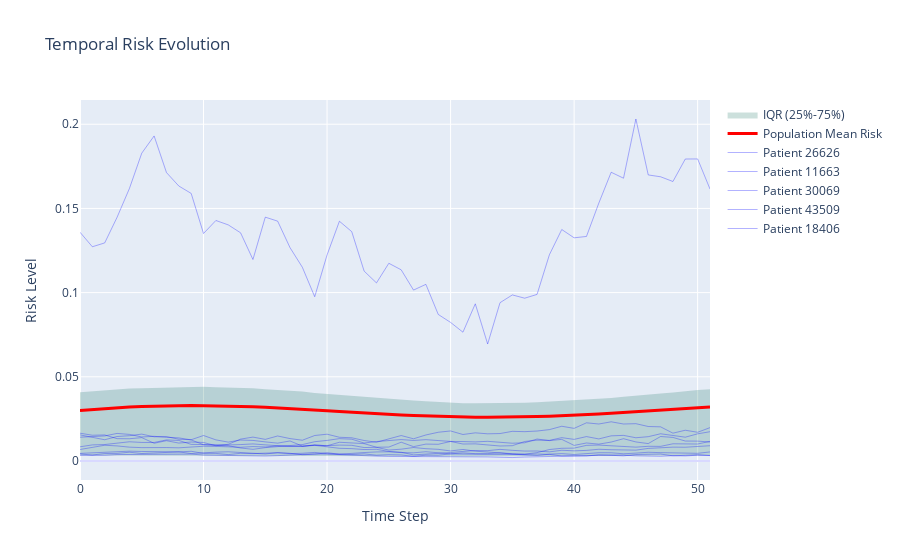

Write notebook code for a chart like this one.
### Markdown cell above
## ⏰ Temporal Dynamics {#temporal}

### Code cell
# Temporal risk evolution analysis
if 'temporal_matrix' in data:
    temporal_data = data['temporal_matrix']
    
    # Calculate population-level statistics over time
    mean_risk_over_time = temporal_data.mean(axis=0)
    std_risk_over_time = temporal_data.std(axis=0)
    q25_over_time = temporal_data.quantile(0.25, axis=0)
    q75_over_time = temporal_data.quantile(0.75, axis=0)
    
    # Create interactive temporal plot
    fig = go.Figure()
    
    # Add confidence band
    time_steps = list(range(len(mean_risk_over_time)))
    
    fig.add_trace(go.Scatter(
        x=time_steps + time_steps[::-1],
        y=list(q75_over_time) + list(q25_over_time[::-1]),
        fill='toself',
        fillcolor='rgba(0,100,80,0.2)',
        line=dict(color='rgba(255,255,255,0)'),
        name='IQR (25%-75%)'
    ))
    
    # Add mean line
    fig.add_trace(go.Scatter(
        x=time_steps,
        y=mean_risk_over_time,
        mode='lines',
        name='Population Mean Risk',
        line=dict(color='red', width=3)
    ))
    
    # Add sample patient trajectories
    n_sample_patients = min(50, len(temporal_data))
    sample_indices = np.random.choice(len(temporal_data), n_sample_patients, replace=False)
    
    for i, idx in enumerate(sample_indices[:10]):  # Show only 10 for clarity
        patient_risks = temporal_data.iloc[idx]
        fig.add_trace(go.Scatter(
            x=time_steps,
            y=patient_risks,
            mode='lines',
            name=f'Patient {idx}' if i < 5 else None,
            line=dict(color='blue', width=1),
            opacity=0.3,
            showlegend=i < 5
        ))
    
    fig.update_layout(
        title='Temporal Risk Evolution',
        xaxis_title='Time Step',
        yaxis_title='Risk Level',
        hovermode='x unified'
    )
    
    fig.show()
    
    # Calculate temporal statistics
    print("📊 Temporal Dynamics Summary:")
    print(f"   Average risk range per patient: {(temporal_data.max(axis=1) - temporal_data.min(axis=1)).mean():.4f}")
    print(f"   Population risk volatility: {mean_risk_over_time.std():.4f}")
    print(f"   Starting population risk: {mean_risk_over_time.iloc[0]:.4f}")
    print(f"   Ending population risk: {mean_risk_over_time.iloc[-1]:.4f}")
else:
    print("❌ Temporal risk data not available")
